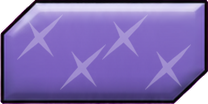
#> input picture claude/preview-set268/S307-pill_multi.png, 208 x 104 px, given in place of S307-pill_hp.png, which was not available
$ python S307o-pills.py
#> lines starting #> are read from the running program, lines starting #| are printed output that depends on the picture
# set 307 o (owner A1 after "the pills look pasted on"): from the ORIGINAL pills (S307-pill_<k>.png, round n's saturation x1.3
# dropped): value x VAL (ours v 0.54 / 0.73 vs target 0.37 / 0.53 = x0.69 / x0.73) + a top-light -> bottom-dark ramp over the
# pill height (x TOP at the top row, x BOT at the bottom) = lit from above like the target. Hue, saturation, marks, alpha kept.
# The drop shadow + 2-unit gap from the frame are in code (s307o-patch.py). Usage: python S307o-pills.py [<g286>]
import sys, os
import numpy as np
from PIL import Image
VAL, TOP, BOT = 0.72, 1.18, 0.80
g = sys.argv[1] if len(sys.argv) > 1 else None
for k in ("hp", "atk", "multi", "burn", "shock", "armor", "heal"):
    im = Image.open("S307-pill_%s.png" % k).convert("RGBA")
#> im is the input picture: PIL image 208x104 RGBA; mean R, G, B, A 115.5, 96, 164.4, 240.5
    a = im.getchannel("A"); h = im.height
#> after `a = im.getchannel('A')`:
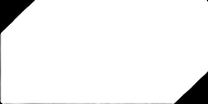
#> a: PIL image 208x104 L; min 0, max 255, mean 240.5
#> after `h = im.height`: h = 104
    hsv = np.asarray(im.convert("RGB").convert("HSV")).astype(float)
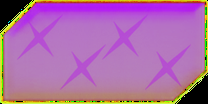
#> hsv: shape (104, 208, 3) float64; mean R, G, B 171.6, 108.3, 164.7
    ramp = np.linspace(TOP, BOT, h)[:, None]
    hsv[..., 2] = np.clip(hsv[..., 2] * VAL * ramp, 0, 255)
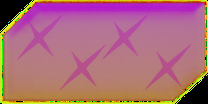
#> hsv: shape (104, 208, 3) float64; mean R, G, B 171.6, 108.3, 118.9
    out = Image.fromarray(hsv.round().astype(np.uint8), "HSV").convert("RGB"); out.putalpha(a)
#> after `out = Image.fromarray(hsv.round().astype(np.uint8), 'HSV').convert('RG`:
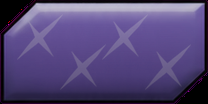
#> out: PIL image 208x104 RGB; mean R, G, B 83.7, 70.5, 118.7
#> after `out.putalpha(a)`:
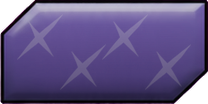
#> out: PIL image 208x104 RGBA; mean R, G, B, A 83.7, 70.5, 118.7, 240.5; transparent parts drawn white
    out.save("S307o-pill_%s.png" % k)
    if g: out.save(os.path.join(g, "ui_r48", "pill_%s.png" % k))
#> pass 2 of the loop `for k in ("hp", "atk", "multi", "burn", "shock", "armor", "heal"):`:
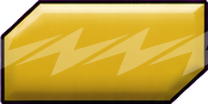
#> input picture claude/preview-set268/S307-pill_shock.png, 208 x 104 px, given in place of S307-pill_atk.png, which was not available
#> im is the input picture: PIL image 208x104 RGBA; mean R, G, B, A 179, 147.7, 52.6, 238.7
#> `hsv[..., 2] = np.clip(hsv[..., 2] * VAL * ramp, 0, 255)`:
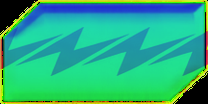
#> hsv: shape (104, 208, 3) float64; mean R, G, B 40.9, 175, 129.3
#> out: PIL image 208x104 RGB
#> `out.putalpha(a)`:
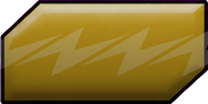
#> out: PIL image 208x104 RGBA; mean R, G, B, A 129.1, 105.9, 39.7, 238.7; transparent parts drawn white
#> (the run stopped early here; a loop or call above may not have finished)
